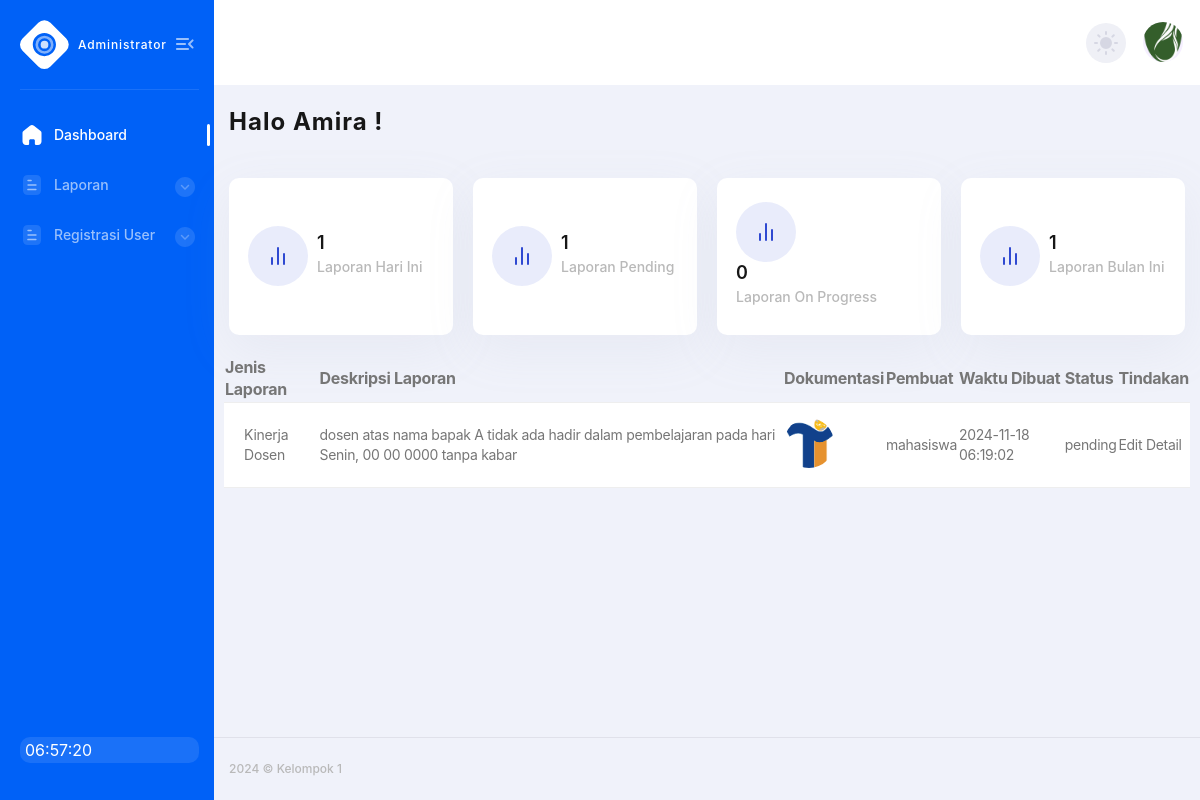
The app's page /page_admin/index.php (signed in) with its own data.
### tables this page shows
CREATE TABLE IF NOT EXISTS `laporan` (
  `id_laporan` int NOT NULL AUTO_INCREMENT,
  `jenis_laporan` varchar(50) NOT NULL,
  `nama_laporan` varchar(100) NOT NULL,
  `deskripsi_laporan` text,
  `dokumentasi` varchar(255) DEFAULT NULL,
  `nim` varchar(50) DEFAULT NULL,
  `nidn` varchar(50) DEFAULT NULL,
  `tipe_pengguna` enum('mahasiswa','dosen') NOT NULL,
  `status` enum('pending','on progress','done') NOT NULL DEFAULT 'pending',
  `tanggal_dibuat` timestamp NULL DEFAULT CURRENT_TIMESTAMP,
  `tanggal_selesai` timestamp NULL DEFAULT NULL,
  PRIMARY KEY (`id_laporan`)
);

### page_admin/admin-tampil-data.php (the view)
<div class="row">
    <div class="col-lg-12">
        <div class="users-table table-wrapper">
            <table class="table table-striped">
                <thead>
                    <tr>
                        <th>Jenis Laporan</th>
                        <th>Deskripsi Laporan</th>
                        <th>Dokumentasi</th>
                        <th>Pembuat</th>
                        <th>Waktu Dibuat</th>
                        <th>Status</th>
                        <th>Tindakan</th>
                    </tr>
                </thead>
                <tbody>
                    <?php if (mysqli_num_rows($result) > 0): ?>
                        <?php while ($row = mysqli_fetch_assoc($result)): ?>
                            <tr>
                                <td><?= htmlspecialchars($row['jenis_laporan']) ?></td>
                                <td><?= htmlspecialchars($row['deskripsi_laporan']) ?></td>
                                <td>
                                    <a href="../doc_laporan/<?= htmlspecialchars($row['dokumentasi']) ?>" target="_blank">
                                        <img src="../doc_laporan/<?= htmlspecialchars($row['dokumentasi']) ?>" alt="Dokumentasi" style="width: 50px; height: 50px;">
                                    </a>
                                </td>
                                <td><?= htmlspecialchars($row['tipe_pengguna']) ?></td>
                                <td><?= htmlspecialchars($row['tanggal_dibuat']) ?></td>
                                <td><span class="badge bg-info"><?= htmlspecialchars($row['status']) ?></span></td>
                                <td>
                                    <a href="admin-edit-laporan.php?id_laporan=<?= $row['id_laporan'] ?>" class="btn btn-primary btn-sm">Edit</a>
                                    <a href="admin-detail-laporan.php?id_laporan=<?= $row['id_laporan'] ?>" class="btn btn-secondary btn-sm">Detail</a>
                                </td>
                            </tr>
                        <?php endwhile; ?>
                    <?php else: ?>
                        <tr>
                            <td colspan="7" class="text-center">Tidak ada laporan yang ditemukan.</td>
                        </tr>
                    <?php endif; ?>
                </tbody>
            </table>
        </div>
    </div>
</div>

### records on screen
laporan: jenis_laporan "Kinerja Dosen", deskripsi_laporan "dosen atas nama bapak A tidak ada hadir dalam pembelajaran pada hari Senin, 00 00 0000 tanpa kabar", dokumentasi (picture), tipe_pengguna "mahasiswa", tanggal_dibuat "2024-11-18 06:19:02", status "pending"

### other values on screen
$_SESSION['namadmin'] "Amira"
$total_hari_ini "1"
$totalpending "1"
$totalprogress "0"
$total_bulan_ini "1"
